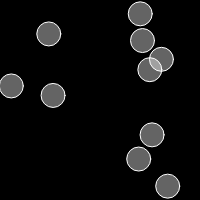
Frame 1 (no input)
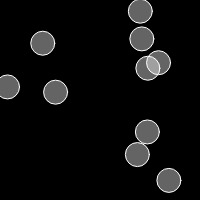
Frame 60 (no input)
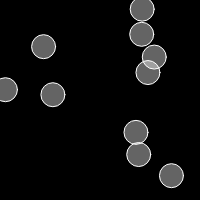
Frame 120 (the mouse pressed at the canvas centre since frame 60)

The p5.js sketch that drew these frames (run headless with seeded random() and noise() and a simulated clock; from frame 60 on, the mouse is pressed at the canvas centre):

// p5.js sketch
// ── sketch.js
let bubbles = [];

function setup() {
  createCanvas(200, 200);
  for (let i = 0; i < 10; i++) {
    let x = random(width);
    let y = random(height);
    bubbles.push(new Bubble(x, y));
  }
}

function mousePressed() {
  for (let i = 0; i < bubbles.length; i++) {
    bubbles[i].clicked(mouseX, mouseY);
  }
}

function draw() {
  background(0);
  for (let i = 0; i < bubbles.length; i++) {
    bubbles[i].move();
    bubbles[i].display();
  }
}


class Bubble {
  constructor (x, y) {
    this.x = x;
    this.y = y;
    this.col = color(255, 100);
  }

  display() {
    stroke(255);
    fill(this.col);
    circle(this.x, this.y, 24);
  }

  move() {
    this.x = this.x + random(-1, 1);
    this.y = this.y + random(-1, 1);
  }
  
  clicked(mx, my) {
    let d = dist(mouseX, mouseY, this.x, this.y);
    if (d < 12) {
      this.col = color(0, random(255), random(100, 255));
    }
  }
}
